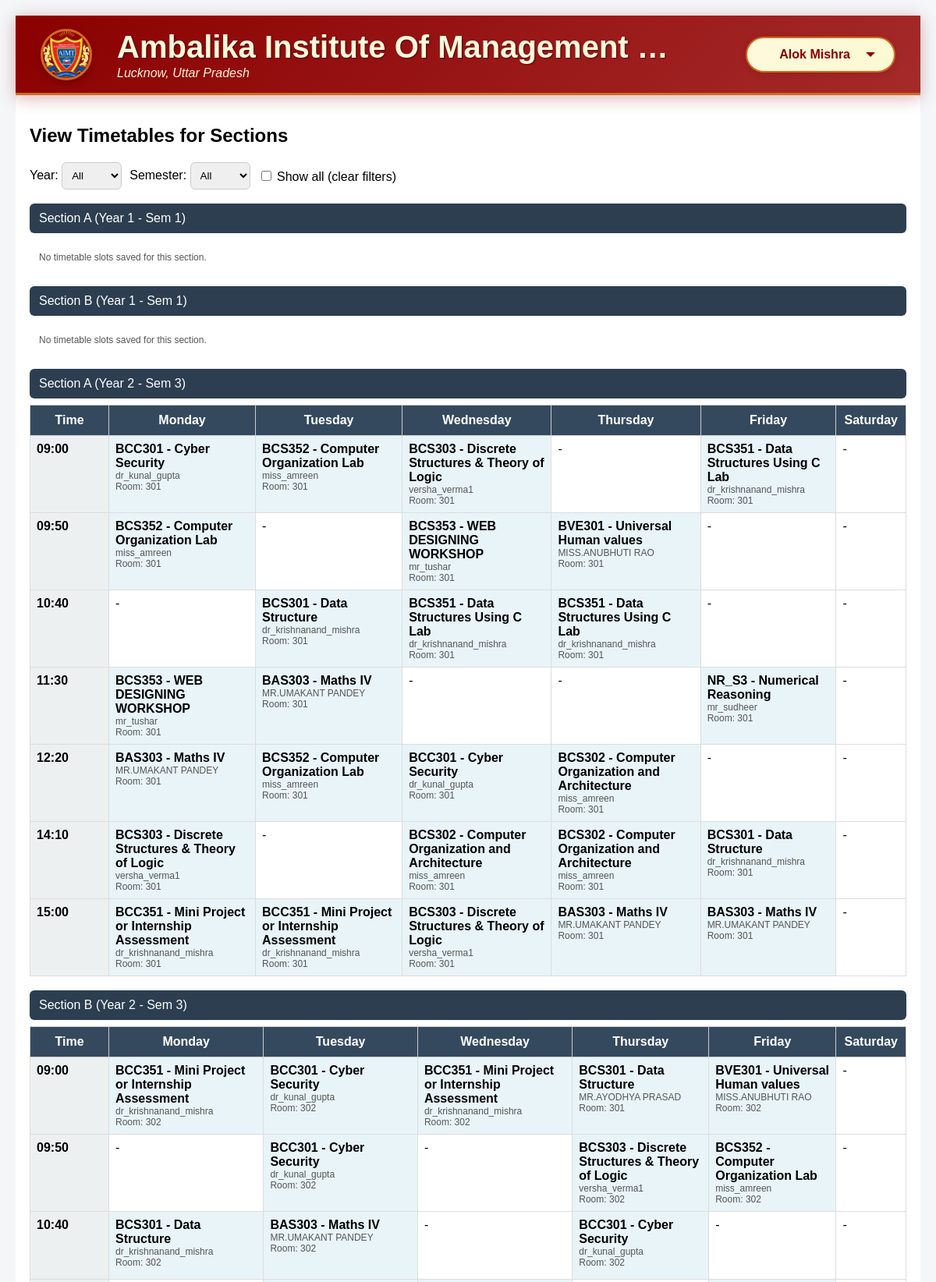
Page /hod/view_timetable.php (signed in, upper part) on the committed database.
### tables this page shows
CREATE TABLE IF NOT EXISTS `hod` (
  `hod_id` int NOT NULL AUTO_INCREMENT,
  `user_id` int NOT NULL,
  `branch_id` int NOT NULL,
  `hod_name` varchar(100) NOT NULL,
  `email` varchar(100) NOT NULL,
  `created_by` int NOT NULL,
  `created_at` timestamp NULL DEFAULT CURRENT_TIMESTAMP,
  `college_name` varchar(255) DEFAULT NULL,
  `address` varchar(255) DEFAULT NULL,
  `college_logo` varchar(255) DEFAULT NULL,
  PRIMARY KEY (`hod_id`),
  UNIQUE KEY `email` (`email`),
  KEY `user_id` (`user_id`),
  KEY `branch_id` (`branch_id`),
  KEY `created_by` (`created_by`),
  CONSTRAINT `hod_ibfk_1` FOREIGN KEY (`user_id`) REFERENCES `users` (`user_id`) ON DELETE CASCADE,
  CONSTRAINT `hod_ibfk_2` FOREIGN KEY (`branch_id`) REFERENCES `branches` (`branch_id`) ON DELETE CASCADE,
  CONSTRAINT `hod_ibfk_3` FOREIGN KEY (`created_by`) REFERENCES `users` (`user_id`) ON DELETE RESTRICT
);

CREATE TABLE IF NOT EXISTS `sections` (
  `section_id` int NOT NULL AUTO_INCREMENT,
  `branch_id` int NOT NULL,
  `section_name` varchar(50) NOT NULL,
  `room_id` int DEFAULT NULL,
  `year` int NOT NULL,
  `semester` int NOT NULL,
  `created_at` timestamp NULL DEFAULT CURRENT_TIMESTAMP,
  PRIMARY KEY (`section_id`),
  UNIQUE KEY `branch_id` (`branch_id`,`section_name`,`year`,`semester`),
  KEY `room_id` (`room_id`),
  CONSTRAINT `sections_ibfk_1` FOREIGN KEY (`branch_id`) REFERENCES `branches` (`branch_id`) ON DELETE CASCADE,
  CONSTRAINT `sections_ibfk_2` FOREIGN KEY (`room_id`) REFERENCES `rooms` (`room_id`) ON DELETE SET NULL
);

CREATE TABLE IF NOT EXISTS `timetable_slots` (
  `slot_id` int NOT NULL AUTO_INCREMENT,
  `section_id` int NOT NULL,
  `subject_id` int NOT NULL,
  `faculty_id` int NOT NULL,
  `room_id` int NOT NULL,
  `day_of_week` enum('Monday','Tuesday','Wednesday','Thursday','Friday','Saturday') NOT NULL,
  `start_time` time NOT NULL,
  `end_time` time NOT NULL,
  `created_at` timestamp NULL DEFAULT CURRENT_TIMESTAMP,
  PRIMARY KEY (`slot_id`),
  UNIQUE KEY `section_id` (`section_id`,`day_of_week`,`start_time`),
  UNIQUE KEY `faculty_id` (`faculty_id`,`day_of_week`,`start_time`),
  UNIQUE KEY `room_id` (`room_id`,`day_of_week`,`start_time`),
  KEY `subject_id` (`subject_id`),
  CONSTRAINT `timetable_slots_ibfk_1` FOREIGN KEY (`section_id`) REFERENCES `sections` (`section_id`) ON DELETE CASCADE,
  CONSTRAINT `timetable_slots_ibfk_2` FOREIGN KEY (`subject_id`) REFERENCES `subjects` (`subject_id`) ON DELETE CASCADE,
  CONSTRAINT `timetable_slots_ibfk_3` FOREIGN KEY (`faculty_id`) REFERENCES `faculty` (`faculty_id`) ON DELETE CASCADE,
  CONSTRAINT `timetable_slots_ibfk_4` FOREIGN KEY (`room_id`) REFERENCES `rooms` (`room_id`) ON DELETE CASCADE
);

CREATE TABLE IF NOT EXISTS `subjects` (
  `subject_id` int NOT NULL AUTO_INCREMENT,
  `branch_id` int NOT NULL,
  `subject_code` varchar(20) NOT NULL,
  `subject_name` varchar(100) NOT NULL,
  `weekly_hours` int NOT NULL,
  `type` enum('T','P') NOT NULL DEFAULT 'T',
  `year` int NOT NULL DEFAULT '1',
  `semester` int NOT NULL DEFAULT '1',
  `created_at` timestamp NULL DEFAULT CURRENT_TIMESTAMP,
  PRIMARY KEY (`subject_id`),
  UNIQUE KEY `subject_code` (`subject_code`),
  KEY `branch_id` (`branch_id`),
  KEY `idx_year_sem` (`year`,`semester`),
  CONSTRAINT `subjects_ibfk_1` FOREIGN KEY (`branch_id`) REFERENCES `branches` (`branch_id`) ON DELETE CASCADE
);

CREATE TABLE IF NOT EXISTS `faculty` (
  `faculty_id` int NOT NULL AUTO_INCREMENT,
  `user_id` int NOT NULL,
  `branch_id` int NOT NULL,
  `faculty_name` varchar(100) NOT NULL,
  `email` varchar(100) NOT NULL,
  `created_by` int NOT NULL,
  `created_at` timestamp NULL DEFAULT CURRENT_TIMESTAMP,
  `password` varchar(100) DEFAULT NULL,
  `is_coordinator` tinyint(1) DEFAULT '0',
  PRIMARY KEY (`faculty_id`),
  UNIQUE KEY `email` (`email`),
  KEY `user_id` (`user_id`),
  KEY `branch_id` (`branch_id`),
  KEY `created_by` (`created_by`),
  CONSTRAINT `faculty_ibfk_1` FOREIGN KEY (`user_id`) REFERENCES `users` (`user_id`) ON DELETE CASCADE,
  CONSTRAINT `faculty_ibfk_2` FOREIGN KEY (`branch_id`) REFERENCES `branches` (`branch_id`) ON DELETE CASCADE,
  CONSTRAINT `faculty_ibfk_3` FOREIGN KEY (`created_by`) REFERENCES `users` (`user_id`) ON DELETE RESTRICT
);

CREATE TABLE IF NOT EXISTS `rooms` (
  `room_id` int NOT NULL AUTO_INCREMENT,
  `room_number` varchar(50) NOT NULL,
  `capacity` int NOT NULL,
  `is_lab` tinyint(1) DEFAULT '0',
  `created_at` timestamp NULL DEFAULT CURRENT_TIMESTAMP,
  PRIMARY KEY (`room_id`),
  UNIQUE KEY `room_name` (`room_number`)
);

### hod/view_timetable.php (the view, shortened to what this page needs)
<?php
include __DIR__ . '/../include/db.php';
include 'header.php';
$branch_id = 0;
$hq = mysqli_query($conn, "SELECT branch_id FROM hod WHERE user_id = " . intval($_SESSION['user_id']) . " LIMIT 1");
if ($hq && mysqli_num_rows($hq)) { $hr = mysqli_fetch_assoc($hq); $branch_id = intval($hr['branch_id']); }
$where = "branch_id=".intval($branch_id);
$sections = [];
$sq = mysqli_query($conn, "SELECT section_id, section_name, year, semester FROM sections WHERE $where ORDER BY year, semester, section_name");
if ($sq) while ($r = mysqli_fetch_assoc($sq)) $sections[] = $r;
$days = ['Monday','Tuesday','Wednesday','Thursday','Friday','Saturday'];
function fmt_time($t){ return date('H:i', strtotime($t)); }
?>
<!doctype html>
<html>
<head>
</head>
<body>
<div class="box">
    <h2>View Timetables for Sections</h2>
    <form method="get" class="controls">
        <label>Year:
            <select name="year" onchange="this.form.submit()">
                <option value="">All</option>
            </select>
        </label>
        <label>Semester:
            <select name="semester" onchange="this.form.submit()">
                <option value="">All</option>
            </select>
        </label>
        <label><input type="checkbox" id="show_all" onclick="location.href='view_timetable.php'"> Show all (clear filters)</label>
    </form>
    <?php foreach ($sections as $sec):
        $section_id = intval($sec['section_id']);
        $section_name = $sec['section_name'];
        $tsq = "SELECT ts.*, s.subject_code, s.subject_name, f.faculty_name, r.room_number FROM timetable_slots ts
                LEFT JOIN subjects s ON ts.subject_id=s.subject_id
                LEFT JOIN faculty f ON ts.faculty_id=f.faculty_id
                LEFT JOIN rooms r ON ts.room_id=r.room_id
                WHERE ts.section_id=".intval($section_id)."
                ORDER BY FIELD(ts.day_of_week,'Monday','Tuesday','Wednesday','Thursday','Friday','Saturday'), ts.start_time";
        $tr = mysqli_query($conn, $tsq);
        $slots = [];
        $times = [];
        while ($row = mysqli_fetch_assoc($tr)) {
            $d = $row['day_of_week'];
            $st = $row['start_time'];
            $times[$st] = true;
            if (!isset($slots[$d])) $slots[$d] = [];
            $slots[$d][$st] = $row;
        }
        $time_rows = array_keys($times);
        sort($time_rows);
    ?>
        <div class="section-area">
            <div class="section-title">
                <div>Section <?php echo htmlspecialchars($section_name); ?> (Year <?php echo intval($sec['year']); ?> - Sem <?php echo intval($sec['semester']); ?>)</div>
            </div>
            <?php if (empty($time_rows)): ?>
                <p class="small" style="padding:12px">No timetable slots saved for this section.</p>
            <?php else: ?>
                <table class="timetable">
                    <thead>
                        <tr>
                            <th class="time-col">Time</th>
                            <?php foreach ($days as $d) echo '<th>'.htmlspecialchars($d).'</th>'; ?>
                        </tr>
                    </thead>
                    <tbody>
                        <?php foreach ($time_rows as $start): ?>
                            <tr>
                                <td class="time-col"><?php echo fmt_time($start); ?></td>
                                <?php foreach ($days as $d):
                                    $cell = $slots[$d][$start] ?? null;
                                    if (!$cell) { echo '<td class="empty-cell">-</td>'; continue; }
                                    $is_lab = (isset($cell['is_lab']) && $cell['is_lab']);
                                    $cls = $is_lab ? 'lab' : 'theory';
                                    $subject = htmlspecialchars($cell['subject_code'].' - '.$cell['subject_name']);
                                    $faculty = htmlspecialchars($cell['faculty_name'] ?? '');
                                    $room = htmlspecialchars($cell['room_number'] ?? '');
                                    echo "<td class='".$cls."'><div style='font-weight:700;'>$subject</div><div class='small'>". $faculty ."</div><div class='small'>Room: ".$room."</div></td>";
                                endforeach; ?>
                            </tr>
                        <?php endforeach; ?>
                    </tbody>
                </table>
            <?php endif; ?>
        </div>
    <?php endforeach; ?>
</div>
</body>
</html>

### hod/header.php (shortened to what this page needs)
<?php
include __DIR__ . '/../include/db.php';
$user_name = "User Profile";
$college_name = "College Name";
$college_address = "College Address";
$college_logo = "https://placehold.co/100x100/A0AEC0/4A5563?text=U";
if (isset($_SESSION['user_id']) && isset($_SESSION['role'])) {
    if ($_SESSION['role'] === 'hod') {
        $query = "SELECT hod_name, college_name, address, college_logo FROM hod WHERE user_id = " . (int)$_SESSION['user_id'];
        $result = mysqli_query($conn, $query);
        if ($result && mysqli_num_rows($result) > 0) {
            $user_data = mysqli_fetch_assoc($result);
            $user_name = htmlspecialchars($user_data['hod_name']);
            $college_name = htmlspecialchars($user_data['college_name']);
            $college_address = htmlspecialchars($user_data['address']);
            $logo_filename = trim($user_data['college_logo']);
            if (!empty($logo_filename) && file_exists(__DIR__ . '/../Logo/' . $logo_filename)) {
                $college_logo = '../Logo/' . htmlspecialchars($logo_filename);
            } elseif (!empty($logo_filename) && file_exists(__DIR__ . '/../logo/' . $logo_filename)) {
                $college_logo = '../logo/' . htmlspecialchars($logo_filename);
            } else {
                $college_logo = $college_logo;
            }
        }
    }
}
?>
<!DOCTYPE html>
<html lang="en">
<head>
</head>
<body>
    <header class="header-container">
        <div class="header-left">
            <img class="college-logo" src="<?php echo htmlspecialchars($college_logo); ?>" alt="College Logo">
            <div class="college-info">
                <span class="college-name"><?php echo $college_name; ?></span>
                <span class="college-address"><?php echo $college_address; ?></span>
            </div>
        </div>
        <div class="header-right">
            <div id="profile-menu-button" class="profile-button">
                <span class="profile-name"><?php echo $user_name; ?></span>
                <div class="profile-arrow"></div>
            </div>
        </div>
    </header>
</body>
</html>

### hod/header.php (style rules this page uses)
body { font-family: -apple-system, BlinkMacSystemFont, "Segoe UI", Roboto, Helvetica, Arial, sans-serif; background-color: #821d07ff; margin: 0; padding: 0; }
.header-container { background: linear-gradient(135deg, #8B0000 0%, #A52A2A 100%); box-shadow: 0 4px 20px rgba(139, 0, 0, 0.3); padding: 1rem 2rem; display: flex; justify-content: space-between; align-items: center; position: sticky; top: 0; z-index: 1000; border-bottom: 3px solid #D2691E; }
.header-left { display: flex; align-items: center; flex-grow: 1; flex-basis: 0; min-width: 0; max-width: 75%; }
.college-logo { width: 60px; height: 60px; border-radius: 50%; object-fit: cover; margin-right: 1rem; border: 3px solid #D2691E; flex-shrink: 0; box-shadow: 0 4px 8px rgba(0, 0, 0, 0.2); }
.college-info { display: flex; flex-direction: column; line-height: 1.2; min-width: 0; flex-grow: 1; }
.college-name { font-size: 2.5rem; font-weight: 700; color: #FFF8DC; white-space: nowrap; overflow: hidden; text-overflow: ellipsis; padding-left: 1rem; text-shadow: 1px 1px 2px rgba(0, 0, 0, 0.5); }
.college-address { font-size: 1rem; color: #F5F5DC; white-space: nowrap; overflow: hidden; text-overflow: ellipsis; padding-left: 1rem; font-style: italic; }
.header-right { position: relative; display: flex; align-items: center; margin-left: 1rem; flex-shrink: 0; }
.profile-button { cursor: pointer; padding: 0.75rem 1.5rem; background: linear-gradient(135deg, #FFF8DC 0%, #FAFAD2 100%); border: 2px solid #D2691E; border-radius: 25px; display: flex; align-items: center; transition: all 0.3s ease-in-out; min-width: 140px; justify-content: flex-end; position: relative; box-shadow: 0 2px 10px rgba(0, 0, 0, 0.1); }
.profile-name { font-size: 1rem; font-weight: 600; color: #8B0000; margin-right: 0.75rem; white-space: nowrap; overflow: hidden; text-overflow: ellipsis; }
.profile-arrow { width: 0; height: 0; border-left: 6px solid transparent; border-right: 6px solid transparent; border-top: 6px solid #8B0000; margin-left: 0.5rem; transition: transform 0.3s ease-in-out; }

### hod/view_timetable.php (style rules this page uses)
body { font-family:Arial,Helvetica,sans-serif;background:#f4f6f8;margin:20px }
.box { max-width:1200px;margin:0 auto;background:#fff;padding:18px;border-radius:8px }
.controls { display:flex;gap:10px;align-items:center;margin-bottom:14px }
select,input[type=submit] { padding:8px;border-radius:6px;border:1px solid #ccc }
.section-title { margin-top:18px;padding:10px 12px;background:#2c3e50;color:#fff;border-radius:6px;display:flex;justify-content:space-between;align-items:center }
.timetable { width:100%;border-collapse:collapse;margin-top:8px }
.timetable th { background:#34495e;color:#fff;padding:10px;border:1px solid #ccc }
.timetable td { border:1px solid #ddd;padding:8px;vertical-align:top;height:70px }
.time-col { background:#ecf0f1;font-weight:700;width:80px }
.theory { background:#e8f4f8 }
.small { font-size:12px;color:#555 }

### rows in the picture
hod: college_logo (picture), college_name "Ambalika Institute Of Management…", address "Lucknow, Uttar Pradesh", hod_name "Alok Mishra"
sections: section_name "A", year "1", semester "1", shows "No timetable slots saved for this section."
sections: section_name "B", year "1", semester "1", shows "No timetable slots saved for this section."
sections: section_name "A", year "2", semester "3", d "Monday", d "Tuesday", d "Wednesday", d "Thursday", d "Friday", d "Saturday", start "09:00", start "09:50", start "10:40", start "11:30", start "12:20", start "14:10", start "15:00"
timetable_slots: subject.subject_name "BCC301 - Cyber Security", faculty.faculty_name "dr_kunal_gupta", room.room_number "301"
timetable_slots: subject.subject_name "BCS352 - Computer Organization Lab", faculty.faculty_name "miss_amreen", room.room_number "301"
timetable_slots: subject.subject_name "BCS303 - Discrete Structures & Theory of Logic", faculty.faculty_name "versha_verma1", room.room_number "301"
timetable_slots: subject.subject_name "BCS351 - Data Structures Using C Lab", faculty.faculty_name "dr_krishnanand_mishra", room.room_number "301"
timetable_slots: subject.subject_name "BCS352 - Computer Organization Lab", faculty.faculty_name "miss_amreen", room.room_number "301"
timetable_slots: subject.subject_name "BCS353 - WEB DESIGNING WORKSHOP", faculty.faculty_name "mr_tushar", room.room_number "301"
timetable_slots: subject.subject_name "BVE301 - Universal Human values", faculty.faculty_name "MISS.ANUBHUTI RAO", room.room_number "301"
timetable_slots: subject.subject_name "BCS301 - Data Structure", faculty.faculty_name "dr_krishnanand_mishra", room.room_number "301"
timetable_slots: subject.subject_name "BCS351 - Data Structures Using C Lab", faculty.faculty_name "dr_krishnanand_mishra", room.room_number "301"
timetable_slots: subject.subject_name "BCS351 - Data Structures Using C Lab", faculty.faculty_name "dr_krishnanand_mishra", room.room_number "301"
timetable_slots: subject.subject_name "BCS353 - WEB DESIGNING WORKSHOP", faculty.faculty_name "mr_tushar", room.room_number "301"
timetable_slots: subject.subject_name "BAS303 - Maths IV", faculty.faculty_name "MR.UMAKANT PANDEY", room.room_number "301"
timetable_slots: subject.subject_name "NR_S3 - Numerical Reasoning", faculty.faculty_name "mr_sudheer", room.room_number "301"
timetable_slots: subject.subject_name "BAS303 - Maths IV", faculty.faculty_name "MR.UMAKANT PANDEY", room.room_number "301"
timetable_slots: subject.subject_name "BCS352 - Computer Organization Lab", faculty.faculty_name "miss_amreen", room.room_number "301"
timetable_slots: subject.subject_name "BCC301 - Cyber Security", faculty.faculty_name "dr_kunal_gupta", room.room_number "301"
timetable_slots: subject.subject_name "BCS302 - Computer Organization and Architecture", faculty.faculty_name "miss_amreen", room.room_number "301"
timetable_slots: subject.subject_name "BCS303 - Discrete Structures & Theory of Logic", faculty.faculty_name "versha_verma1", room.room_number "301"
timetable_slots: subject.subject_name "BCS302 - Computer Organization and Architecture", faculty.faculty_name "miss_amreen", room.room_number "301"
timetable_slots: subject.subject_name "BCS302 - Computer Organization and Architecture", faculty.faculty_name "miss_amreen", room.room_number "301"
timetable_slots: subject.subject_name "BCS301 - Data Structure", faculty.faculty_name "dr_krishnanand_mishra", room.room_number "301"
timetable_slots: subject.subject_name "BCC351 - Mini Project or Internship Assessment", faculty.faculty_name "dr_krishnanand_mishra", room.room_number "301"
timetable_slots: subject.subject_name "BCC351 - Mini Project or Internship Assessment", faculty.faculty_name "dr_krishnanand_mishra", room.room_number "301"
timetable_slots: subject.subject_name "BCS303 - Discrete Structures & Theory of Logic", faculty.faculty_name "versha_verma1", room.room_number "301"
timetable_slots: subject.subject_name "BAS303 - Maths IV", faculty.faculty_name "MR.UMAKANT PANDEY", room.room_number "301"
timetable_slots: subject.subject_name "BAS303 - Maths IV", faculty.faculty_name "MR.UMAKANT PANDEY", room.room_number "301"
sections: section_name "B", year "2", semester "3", d "Monday", d "Tuesday", d "Wednesday", d "Thursday", d "Friday", d "Saturday", start "09:00", start "09:50", start "10:40"
timetable_slots: subject.subject_name "BCC351 - Mini Project or Internship Assessment", faculty.faculty_name "dr_krishnanand_mishra", room.room_number "302"
timetable_slots: subject.subject_name "BCC301 - Cyber Security", faculty.faculty_name "dr_kunal_gupta", room.room_number "302"
timetable_slots: subject.subject_name "BCC351 - Mini Project or Internship Assessment", faculty.faculty_name "dr_krishnanand_mishra", room.room_number "302"
timetable_slots: subject.subject_name "BCS301 - Data Structure", faculty.faculty_name "MR.AYODHYA PRASAD", room.room_number "301"
timetable_slots: subject.subject_name "BVE301 - Universal Human values", faculty.faculty_name "MISS.ANUBHUTI RAO", room.room_number "302"
timetable_slots: subject.subject_name "BCC301 - Cyber Security", faculty.faculty_name "dr_kunal_gupta", room.room_number "302"
timetable_slots: subject.subject_name "BCS303 - Discrete Structures & Theory of Logic", faculty.faculty_name "versha_verma1", room.room_number "302"
timetable_slots: subject.subject_name "BCS352 - Computer Organization Lab", faculty.faculty_name "miss_amreen", room.room_number "302"
timetable_slots: subject.subject_name "BCS301 - Data Structure", faculty.faculty_name "dr_krishnanand_mishra", room.room_number "302"
timetable_slots: subject.subject_name "BAS303 - Maths IV", faculty.faculty_name "MR.UMAKANT PANDEY", room.room_number "302"
timetable_slots: subject.subject_name "BCC301 - Cyber Security", faculty.faculty_name "dr_kunal_gupta", room.room_number "302"
